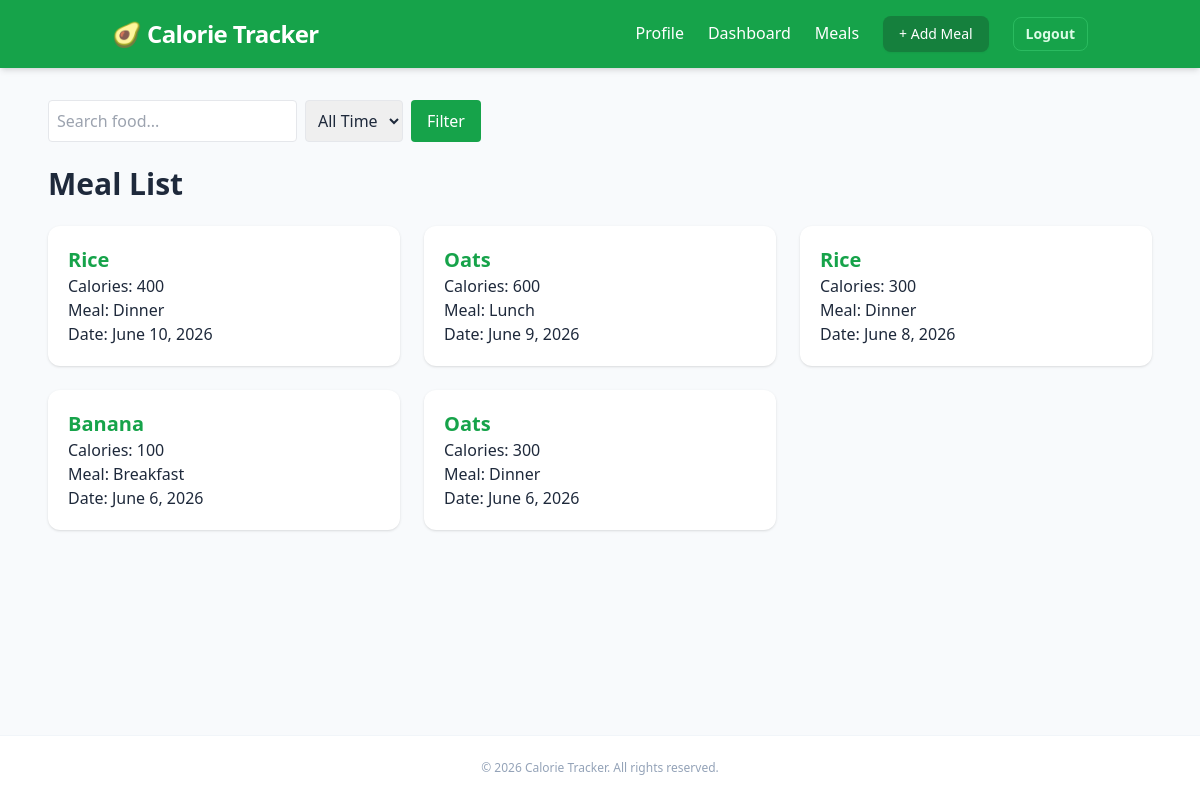
The app's page /meals/ (signed in), older data.
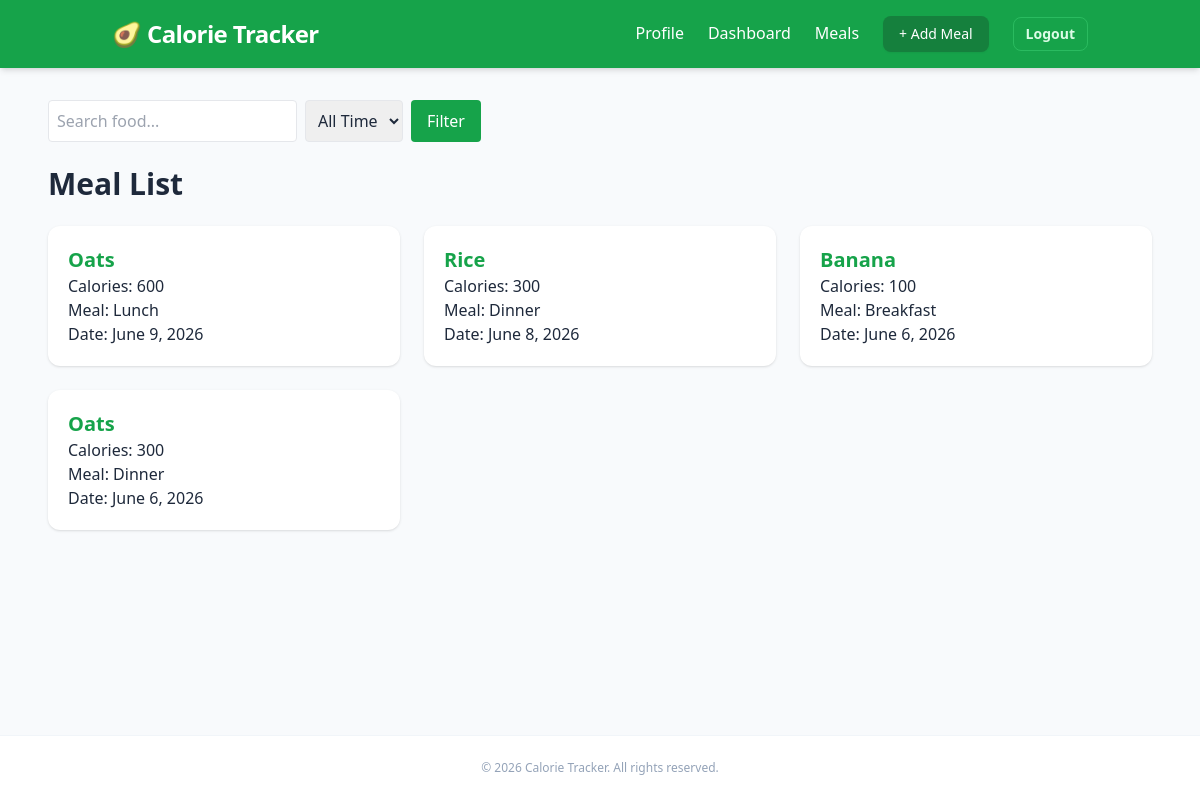
The same page, newer data.
### meals/models.py (models this page shows, shortened)
class FoodEntry(models.Model):
    MEAL_CHOICES = [
        ("Breakfast", "Breakfast"),
        ("Lunch", "Lunch"),
        ("Dinner", "Dinner"),
        ("Snack", "Snack"),
    ]
    user = models.ForeignKey(
        User,
        on_delete=models.CASCADE
    )
    food_name = models.CharField(max_length=100)
    calories = models.PositiveIntegerField()
    meal_type = models.CharField(
        max_length=20,
        choices=MEAL_CHOICES
    )
    date = models.DateField()
    created_at = models.DateTimeField(
        auto_now_add=True
    )

### meals/views.py (the view)
# urls.py: path("meals/",views.MealListView.as_view(), name="meals_list"),
class MealListView(
    LoginRequiredMixin,
    ListView
):
    model = FoodEntry
    template_name = "meals/meals_list.html"
    context_object_name = "meals"
    def get_queryset(self):
        queryset = FoodEntry.objects.filter(
            user=self.request.user
        )
        search = self.request.GET.get(
            "search"
        )
        filter_type = self.request.GET.get(
            "filter"
                )
        if filter_type == "today":
            queryset = queryset.filter(
                date=date.today()
            )
        if search:
            queryset = queryset.filter(
                food_name__icontains=search
            )
        return queryset.order_by("-date")

### meals/templates/meals/meals_list.html (shortened to what this page needs)
{% extends 'meals/base.html' %}
{% block content %}
<form method="GET" class="mb-6 flex gap-2">
    <input type="text" name="search" placeholder="Search food..." value="{{ request.GET.search }}" class="border p-2 rounded">
    <select name="filter" class="border p-2 rounded">
        <option value="">All Time</option>
    </select>
    <button class="bg-green-600 text-white px-4 py-2 rounded">Filter</button>
</form>
<h2 class="text-3xl font-bold mb-6">
    Meal List
</h2>
<div class="grid md:grid-cols-2 lg:grid-cols-3 gap-6">
    {% for meal in meals %}
        <div class="bg-white p-5 rounded-xl shadow">
    <a href="{% url 'meal_detail' meal.id %}" class="text-xl font-bold text-green-600">
        {{ meal.food_name }}
    </a>
    <p>
        Calories: {{ meal.calories }}
    </p>
    <p>
        Meal: {{ meal.meal_type }}
    </p>
    <p>
        Date: {{ meal.date }}
    </p>
</div>
    {% empty %}
        <p>No meals found.</p>
    {% endfor %}
</div>
{% endblock %}

### meals/templates/meals/base.html (shortened to what this page needs)
<!DOCTYPE html>
<html lang="en">
<head>
    <script src="https://cdn.tailwindcss.com"></script>
</head>
<body class="bg-slate-50 text-slate-800 min-h-screen flex flex-col">
    <nav class="bg-green-600 text-white shadow-md">
        <div class="container mx-auto px-6 py-4 flex justify-between items-center">
            <h1 class="text-2xl font-extrabold tracking-tight">
                <a href="{% url 'dashboard' %}" class="hover:text-green-100 transition duration-150">
                    🥑 Calorie Tracker
                </a>
            </h1>
            <div class="flex items-center space-x-6 font-medium">
                {% if user.is_authenticated %}
                    <a href="{% url 'profile' %}" class="hover:text-green-100 transition duration-150 py-1 border-b-2 border-transparent hover:border-white">
                        Profile
                    </a>
                    <a href="{% url 'dashboard' %}" class="hover:text-green-100 transition duration-150 py-1 border-b-2 border-transparent hover:border-white">
                        Dashboard
                    </a>
                    <a href="{% url 'meals_list' %}" class="hover:text-green-100 transition duration-150 py-1 border-b-2 border-transparent hover:border-white">
                        Meals
                    </a>
                    <a href="{% url 'add_meal' %}" class="bg-green-700 hover:bg-green-800 text-white px-4 py-2 rounded-lg text-sm shadow-sm transition duration-150">
                        + Add Meal
                    </a>
                    <form method="post" action="{% url 'logout' %}" class="inline">
                        <button type="submit" class="text-sm font-semibold text-green-100 hover:text-white border border-green-400/40 hover:border-white px-3 py-1.5 rounded-lg transition duration-150">
                            Logout
                        </button>
                    </form>
                {% endif %}
            </div>
        </div>
    </nav>
    <main class="container mx-auto px-6 py-8 flex-grow max-w-6xl">
        {% block content %}
        {% endblock %}
    </main>
    <footer class="text-center py-6 text-xs text-slate-400 border-t border-slate-100 bg-white mt-auto">
        &copy; 2026 Calorie Tracker. All rights reserved.
    </footer>
</body>
</html>

Row changes from the older to the newer data that the page shows:
removed FoodEntry: food_name "Rice", calories "400", meal_type "Dinner", date "June 10, 2026"
